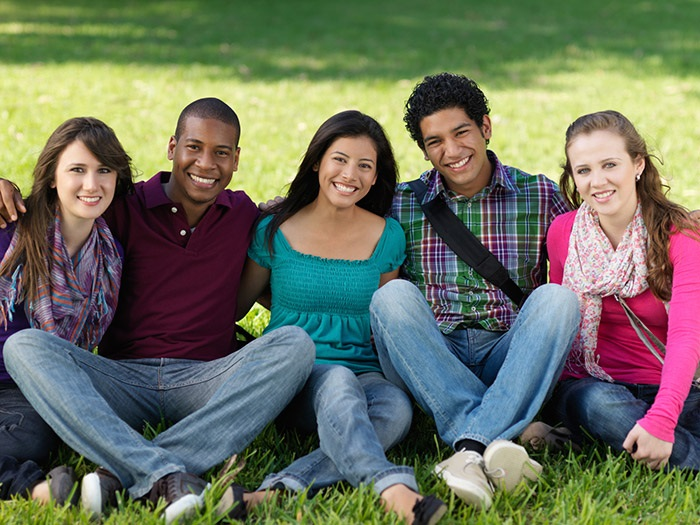
#> input picture aula5/pessoas_uni2.jpg, 700 x 525 px
$ jupyter execute Deteccao_faces_PI_VC.ipynb
#> lines starting #> are read from the running program, lines starting #| are printed output that depends on the picture; after the words box and inside, x2 and y2 are one past the last pixel; in counts of white or black regions, pixels touching at a corner belong together
# ***Processamento de Imagens e Visão Computacional com Python utilizando a biblioteca OPENCV***

# Sistema de detecção de faces humanas

# **Lendo e Exibindo Imagem:**

[cell 1]
import cv2
import matplotlib.pyplot as plt
from google.colab.patches import cv2_imshow

# Carregue uma imagem de uma URL ou arquivo
#imagem = cv2.imread('https://raw.githubusercontent.com/koyachi/go-lena/master/example/lena.result.jpg')

# Carregue a imagem do disco do colab (na pasta à esquerda)
imagem1 = cv2.imread('pessoas_uni2.jpg') # com OpenCV
#> imagem1 is the input picture: shape (525, 700, 3); mean B, G, R 95.1, 112.8, 108.2

# Exiba a imagem
cv2_imshow(imagem1)


#******************************************************************************
# Salvar a imagem na pasta local do Colab
cv2.imwrite('/content/imagem_faces1.png', imagem1)
#> Out = True

# **Detecção de Faces com Open CV:**

O código abaixo é um exemplo de como usar a biblioteca OpenCV (Open Source Computer Vision Library) para detectar rostos em uma imagem.

1. **Importação de bibliotecas:**
   - `cv2`: É a biblioteca OpenCV, usada para processamento de imagens e visão computacional.
   - `cv2_imshow`: Importa a função `cv2_imshow` que permite mostrar imagens no ambiente do Google Colab.
   - `numpy as np`: Importa a biblioteca NumPy com um alias 'np', que é frequentemente usada para trabalhar com arrays e matrizes em Python.

2. **Carregar um classificador de cascata pré-treinado:**
   - O código carrega um classificador de cascata pré-treinado para detecção de faces. Esse classificador é baseado no algoritmo Haar Cascade e é usado para identificar objetos em imagens, neste caso, faces.

3. **Carregar a imagem e convertê-la em escala de cinza:**
   - A imagem 'pessoas_uni1.png' é lida usando `cv2.imread()`. A imagem é lida em escala de cinza (`cv2.IMREAD_GRAYSCALE`), o que simplifica o processamento de detecção de faces.

4. **Detecção de rostos na imagem:**
   - O código utiliza o classificador de cascata para detectar rostos na imagem. A função `detectMultiScale` é usada para realizar a detecção. Ela recebe a imagem em escala de cinza e alguns parâmetros, como `scaleFactor`, `minSize`, e `maxSize`, que afetam a detecção de rostos.

5. **Conversão para imagem colorida (BGR):**
   - Para desenhar retângulos verdes ao redor dos rostos detectados, a imagem em escala de cinza é convertida para a escala de cores BGR (Azul, Verde, Vermelho) usando `cv2.cvtColor()`.

6. **Desenhar retângulos verdes ao redor dos rostos:**
   - Um loop `for` é usado para percorrer as coordenadas dos rostos detectados. Para cada rosto detectado, um retângulo verde é desenhado ao redor dele usando `cv2.rectangle()`.

7. **Mostrar a imagem com os retângulos verdes:**
   - A imagem resultante, com os retângulos verdes ao redor dos rostos detectados, é exibida no ambiente do Google Colab usando `cv2_imshow()`.

[cell 2]
import cv2
from google.colab.patches import cv2_imshow
import numpy as np

# Carregar um classificador de cascata pré-treinado para detecção de faces
face_cascade = cv2.CascadeClassifier(cv2.data.haarcascades + 'haarcascade_frontalface_default.xml')

# Carregar a imagem e convertê-la para escala de cinza
imagem2 = cv2.imread('pessoas_uni2.jpg', cv2.IMREAD_GRAYSCALE)
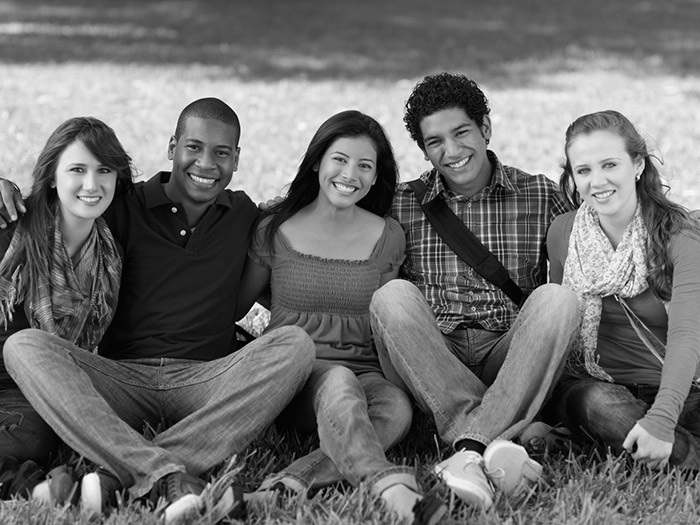
#> imagem2: shape (525, 700); min 0, max 255, mean 109.4

# Detectar rostos na imagem em escala de cinza
rostos = face_cascade.detectMultiScale(imagem2, scaleFactor=1.2, minSize=(10, 10), maxSize=(200, 200))
#> rostos = [[315, 136, 67, 67], [49, 145, 69, 69], [408, 107, 78, 78], [172, 122, 72, 72], [559, 139, 74, 74]]

# Converter a imagem para BGR (colorida) para desenhar retângulos vermelhos
imagem2_bgr = cv2.cvtColor(imagem2, cv2.COLOR_GRAY2BGR)

# Desenhar retângulos verdes ao redor dos rostos detectados
for (x, y, w, h) in rostos:
    cv2.rectangle(imagem2_bgr, (x, y), (x + w, y + h), (0, 255, 0), 2)  # Cor verde: (B, G, R) = (0, 255, 0)
#> this loop made 5 passes
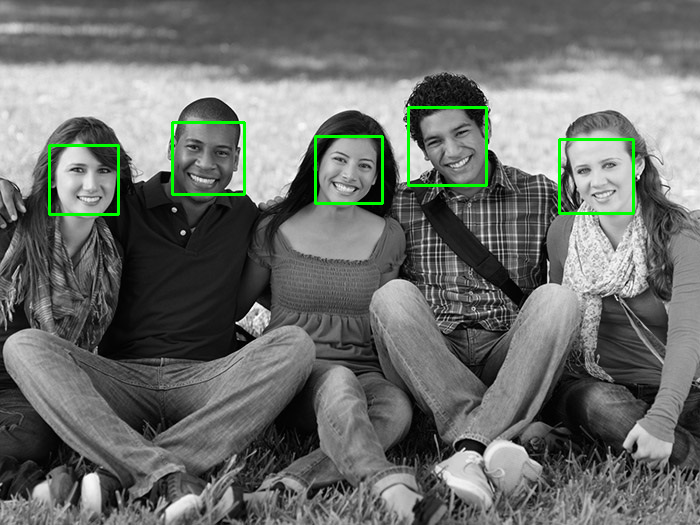
#> imagem2_bgr: shape (525, 700, 3); mean B, G, R 108.2, 111.2, 108.2

# Mostrar a imagem com os retângulos verdes ao redor dos rostos detectados
cv2_imshow(imagem2_bgr)


#******************************************************************************
# Salvar a imagem na pasta local do Colab
cv2.imwrite('/content/imagem_faces2.png', imagem2)
#> Out = True

# **Detecção de Faces e Aplicação em Privacidade com Open CV:**

1. **Detecção de Faces**:
   - O classificador de cascata é aplicado à imagem em escala de cinza usando `detectMultiScale()`. As faces detectadas são armazenadas na variável `faces`.

2. **Função de Aplicação de Filtro Gaussiano**:
   - Uma função chamada `aplicar_desfoque_gaussiano` é definida. Essa função aplica um filtro gaussiano a uma imagem de rosto para desfocá-la.

3. **Iteração sobre as Faces Detectadas**:
   - Um loop `for` itera sobre as coordenadas das faces detectadas. Para cada face, as coordenadas (x, y), largura (w) e altura (h) são obtidas.

4. **Aplicação do Filtro Gaussiano e Substituição na Imagem Original**:
   - Para cada face detectada, a região de interesse (ROI) correspondente ao rosto é obtida na imagem original.
   - A função `aplicar_desfoque_gaussiano` é chamada para aplicar um filtro gaussiano a essa região do rosto, desfocando-o.
   - A imagem original é atualizada, substituindo a região do rosto pelo rosto desfocado.

5. **Exibição da Imagem Resultante**:
   - A imagem resultante, com os rostos desfocados, é exibida no ambiente do Google Colab usando `cv2_imshow()`.

6. **Espera pela Interação do Usuário**:
    - O código aguarda até que o usuário pressione uma tecla, usando `cv2.waitKey(0)`. Isso permite que o usuário analise a imagem resultante antes de continuar.

7. **Fechamento de Janelas**:
    - Após a interação do usuário, todas as janelas abertas são fechadas usando `cv2.destroyAllWindows()`.

[cell 3]
import cv2
from google.colab.patches import cv2_imshow
import numpy as np

# Carregar um classificador de cascata pré-treinado para detecção de faces
classificador_faces = cv2.CascadeClassifier(cv2.data.haarcascades + 'haarcascade_frontalface_default.xml')

# Carregar a imagem
imagem3 = cv2.imread('pessoas_uni2.jpg')

# Converter a imagem para escala de cinza para detecção de faces
imagem3_cinza = cv2.cvtColor(imagem3, cv2.COLOR_BGR2GRAY)

# Detectar as faces na imagem
faces = classificador_faces.detectMultiScale(imagem3_cinza, scaleFactor=1.2, minSize=(10, 10), maxSize=(100, 100))
#> faces = [[315, 136, 67, 67], [50, 145, 68, 68], [410, 108, 75, 75], [172, 122, 72, 72], [559, 139, 74, 74]]

# Função para aplicar o filtro gaussiano a uma imagem de rosto
def aplicar_desfoque_gaussiano(rosto):
    return cv2.GaussianBlur(rosto, (0, 0), sigmaX=8)

# Iterar sobre as faces detectadas
for (x, y, w, h) in faces:
    # Obter a região de interesse (rosto)
    regiao_rosto = imagem3[y:y+h, x:x+w]

    # Aplicar o filtro gaussiano ao rosto
    rosto_desfocado = aplicar_desfoque_gaussiano(regiao_rosto)

    # Substituir o rosto original pelo rosto desfocado na imagem final
    imagem3[y:y+h, x:x+w] = rosto_desfocado
#> this loop made 5 passes
#> pass 1, `rosto_desfocado = aplicar_desfoque_gaussiano(regiao_rosto)`:
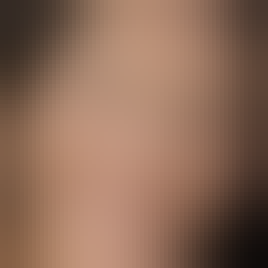
#> rosto_desfocado: shape (67, 67, 3) (shown 4 times larger); mean B, G, R 87.6, 106.9, 141.2
#> pass 2, `rosto_desfocado = aplicar_desfoque_gaussiano(regiao_rosto)`:
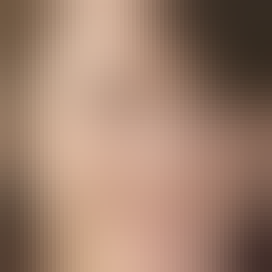
#> rosto_desfocado: shape (68, 68, 3) (shown 4 times larger); mean B, G, R 108.7, 127.5, 158.9
#> after the loop:
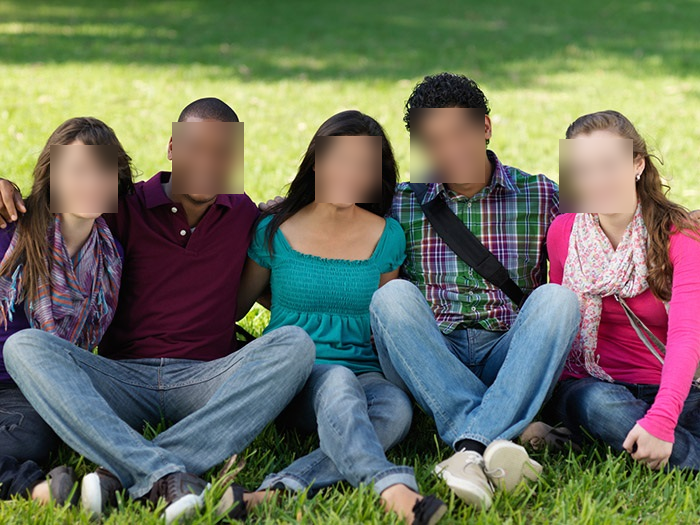
#> imagem3: shape (525, 700, 3); 6.91% of pixels changed, all inside (x1, y1, x2, y2) = (50, 108, 633, 213)
#> after the loop:
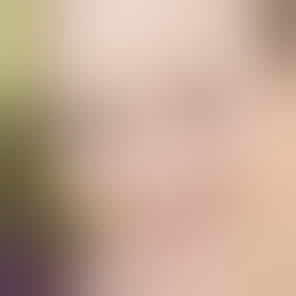
#> regiao_rosto: shape (74, 74, 3) (shown 4 times larger); mean B, G, R 148.1, 167.1, 195

# Mostrar a imagem resultante com os rostos desfocados
cv2_imshow(imagem3) #com opencv


#******************************************************************************
# Salvar a imagem na pasta local do Colab
cv2.imwrite('/content/imagem_faces3.png', imagem3)
#> Out = True

# **Detecção de Faces e Sorrisos com Open CV:**

Este código usa a biblioteca OpenCV para detectar faces e sorrisos em uma imagem.

1. Importa as bibliotecas necessárias.
2. Carrega classificadores pré-treinados para detecção de faces e sorrisos.
3. Carrega uma imagem em tons de cinza.
4. Detecta faces na imagem e, para cada face detectada, procura sorrisos.
5. Desenha retângulos verdes ao redor das faces com sorrisos detectados.
6. Mostra a imagem resultante com as detecções.

[cell 4]
import cv2
from google.colab.patches import cv2_imshow

# Carregar os classificadores pré-treinados para detecção de faces e sorrisos
face_cascade = cv2.CascadeClassifier(cv2.data.haarcascades + 'haarcascade_frontalface_default.xml')
smile_cascade = cv2.CascadeClassifier(cv2.data.haarcascades + 'haarcascade_smile.xml')

# Carregar e converter a imagem para escala de cinza para detecção
imagem4 = cv2.imread('pessoa_seria_sorrindo.jpg')
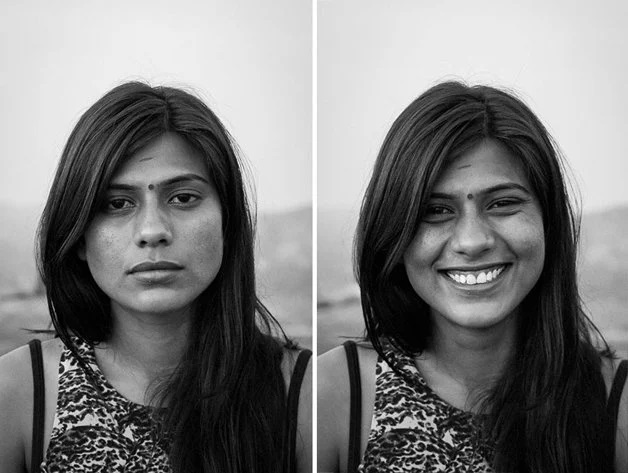
#> input picture aula5/pessoa_seria_sorrindo.jpg, 628 x 473 px
#> imagem4 is the input picture: shape (473, 628, 3); min 0, max 255, mean 124.3
imagem4_cinza = cv2.cvtColor(imagem4, cv2.COLOR_BGR2GRAY)

# Detectar faces na imagem
faces = face_cascade.detectMultiScale(imagem4_cinza, scaleFactor=1.1, minNeighbors=5, minSize=(30, 30), maxSize=(300, 300))
#> faces = [[304, 281, 66, 66], [69, 136, 172, 172], [393, 140, 173, 173]]

# Definir a cor verde (BGR)
cor_verde = (0, 255, 0)

# Para cada face detectada, detectar sorrisos
for (x, y, w, h) in faces:
    roi_gray = imagem4_cinza[y:y+h, x:x+w]
    roi_color = imagem4[y:y+h, x:x+w]
    smiles = smile_cascade.detectMultiScale(roi_gray, scaleFactor=1.8, minNeighbors=20)

    # Se sorrisos forem detectados, desenhar um retângulo verde ao redor da face
    if len(smiles) > 0:
        cv2.rectangle(imagem4, (x, y), (x + w, y + h), cor_verde, 2)
#> this loop made 3 passes
#> (x, y, w, h, smiles) on pass 3: (393, 140, 173, 173, [[24, 104, 117, 58]])
#> pass 1, `roi_gray = imagem4_cinza[y:y+h, x:x+w]`:
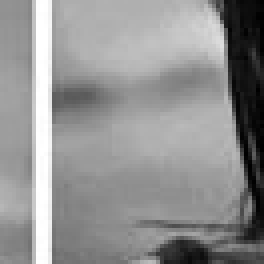
#> roi_gray: shape (66, 66) (shown 4 times larger); min 0, max 255, mean 144.8
#> after the loop:
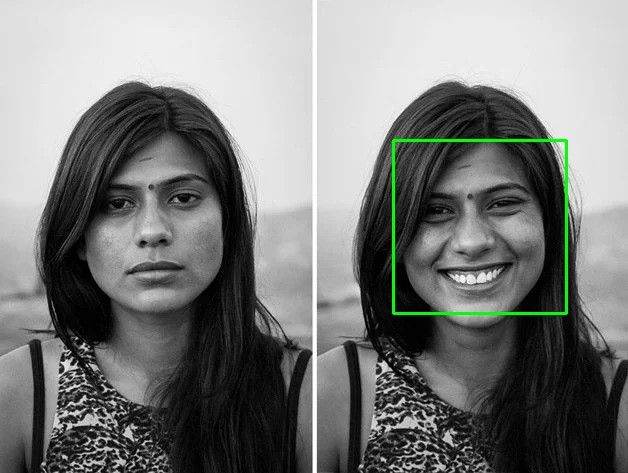
#> imagem4: shape (473, 628, 3); 0.7% of pixels changed, all inside (x1, y1, x2, y2) = (392, 139, 568, 315)
#> after the loop:
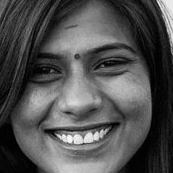
#> roi_gray: shape (173, 173); min 0, max 254, mean 80.1

# Mostrar a imagem resultante
cv2_imshow(imagem4) #com opencv


#******************************************************************************
# Salvar a imagem na pasta local do Colab
cv2.imwrite('/content/imagem_faces4.png', imagem4)
#> Out = True
